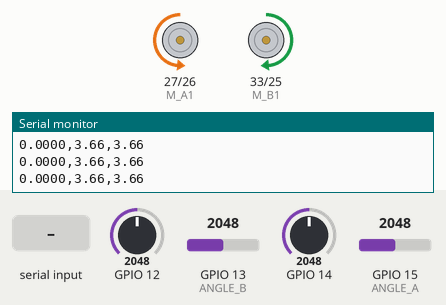
The program below on a simulated ESP32. Shown: motor-driver pin pairs drawn as motors (green arrow = first pin HIGH = forward, orange = second pin HIGH = backward, longer = more drive), the last lines printed to the serial monitor. Inputs (shaded band) come from the test bench; at power-on: GPIO 12 = 2048, GPIO 13 (ANGLE_B) = 2048, GPIO 14 = 2048, GPIO 15 (ANGLE_A) = 2048. EEPROM starts erased.

Above: at 1.2 s.
1.3 s: GPIO 12 set to 2866
4.3 s: GPIO 13 (ANGLE_B) set to 2866
At 5.1 s:
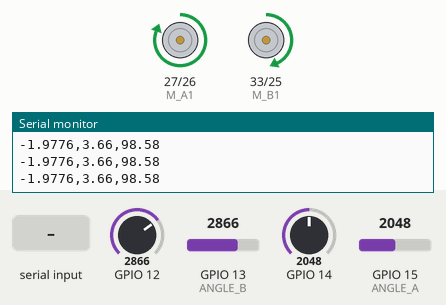
5.8 s: GPIO 14 set to 2866
At 8.1 s:
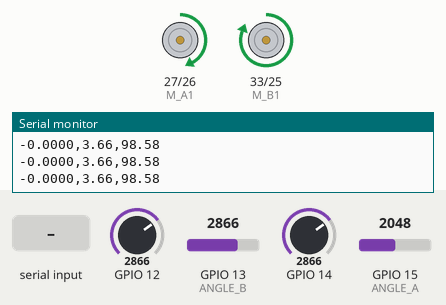
8.8 s: GPIO 15 (ANGLE_A) set to 2866
At 9.5 s:
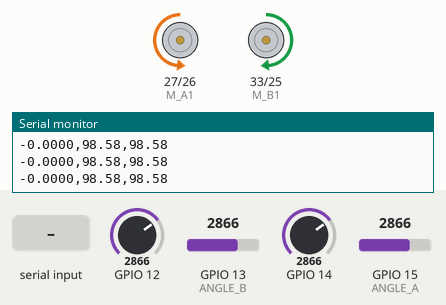
10.3 s: "P:90\n" received over Serial
11.8 s: GPIO 13 (ANGLE_B) set to 3972
At 13.0 s:
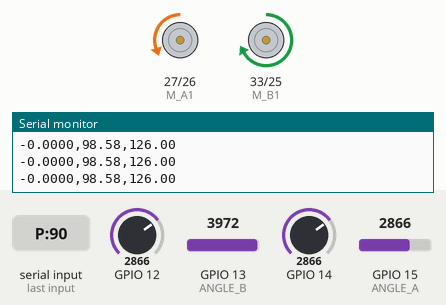
Timing chart, 0 to 14.3 s (numbered marks = the images above; inputs shaded):
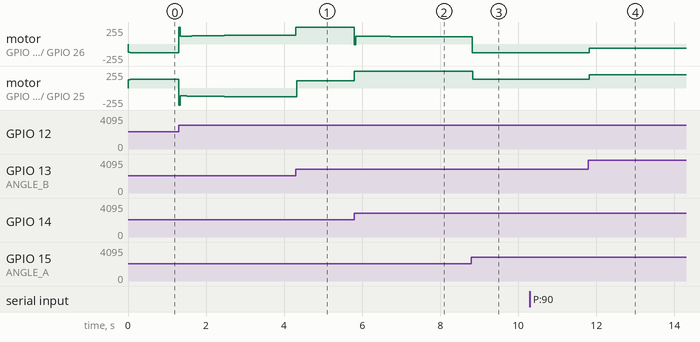

Measured:
- after the input at 4.3 s, motor on GPIO 27 (M_A1) / GPIO 26 (M_A2): forward 130/255 → forward 255/255 at once; motor on GPIO 33 (M_B1) / GPIO 25 (M_B2): backward 130/255 → forward 111/255 at once
- after the input at 5.8 s, motor on GPIO 33 (M_B1) / GPIO 25 (M_B2): forward 111/255 → forward 255/255 at once
- after the input at 8.8 s, motor on GPIO 27 (M_A1) / GPIO 26 (M_A2): forward 108/255 → backward 132/255 at once; motor on GPIO 33 (M_B1) / GPIO 25 (M_B2): forward 255/255 → forward 132/255 at once
- after the input at 11.8 s, motor on GPIO 27 (M_A1) / GPIO 26 (M_A2): backward 132/255 → backward 63/255 at once; motor on GPIO 33 (M_B1) / GPIO 25 (M_B2): forward 132/255 → forward 202/255 at once

The program:

main.cpp
```cpp
#include <Arduino.h>
#include "HAL.h"
#include "PIDManager.hpp"

PIDManager pidManager;

#define SYNC_GAIN 0.01f // 双电机同步控制增益

float Position_ref = 0.0f;
SemaphoreHandle_t xPositionMutex = NULL; // 互斥锁保护Position_ref

// 打印信息
void print_task(void *pvParameters)
{
  while (1)
  {
    float cur = current_read();
    Serial.print(cur, 4);
    Serial.print(",");
    Serial.print(angleA_read(), 2);
    Serial.print(",");
    Serial.println(angleB_read(), 2);

    vTaskDelay(pdMS_TO_TICKS(5));
  }
}

void control_task(void *pvParameters)
{
  const float dt = 0.001f;

  while (1)
  {
    float a = angleA_read();
    float b = angleB_read();

    float pos_fb = (a + b) / 2.0f;  // 夹爪当前开度
    float curr_fb = current_read(); // 当前电流反馈

    // 读取目标位置时使用互斥锁保护
    float pos_ref_local = 0.0f;
    if (xSemaphoreTake(xPositionMutex, portMAX_DELAY) == pdTRUE)
    {
      pos_ref_local = Position_ref;
      xSemaphoreGive(xPositionMutex);
    }

    float base = Gripper::gripperStep(
        pos_fb,
        pos_ref_local,
        dt,
        curr_fb);

    // 同步修正
    float diff = a - b;
    float sync = -SYNC_GAIN * diff;

    float dutyA = constrain(base + sync, -1.0f, 1.0f);
    float dutyB = constrain(base - sync, -1.0f, 1.0f);

    motorA_set_pwm(dutyA);
    motorB_set_pwm(dutyB);

    vTaskDelay(pdMS_TO_TICKS(1));
  }
}

// 串口命令处理任务
void serial_command_task(void *pvParameters)
{
  while (1)
  {
    if (Serial.available())
    {
      String msg = Serial.readStringUntil('\n'); // 读一行
      msg.trim();                                // 去掉换行和空格

      if (msg.startsWith("P:"))
      {
        String num = msg.substring(2); // 取冒号后面的部分
        float new_pos = num.toFloat(); // 转成 float

        // 更新目标位置时使用互斥锁保护
        if (xSemaphoreTake(xPositionMutex, portMAX_DELAY) == pdTRUE)
        {
          Position_ref = new_pos;
          xSemaphoreGive(xPositionMutex);
        }
      }
      else if (msg.indexOf(':') > 0)
      {
        int idx = msg.indexOf(':');
        String key = msg.substring(0, idx);
        String val = msg.substring(idx + 1);
        pidManager.setParam(key, val.toFloat());
        Serial.println("PID参数已更新");
      }
      else if (msg == "pid save")
      {
        pidManager.saveToNVS();
      }
      else if (msg == "pid show")
      {
        pidManager.show();
      }
      else
      {
        Serial.println("未知命令");
      }
    }

    vTaskDelay(pdMS_TO_TICKS(10)); // 防止任务占用过多CPU
  }
}

void setup()
{
  Serial.begin(115200);
  Serial.println("ESP32 串口双向通信已启动~");

  xPositionMutex = xSemaphoreCreateMutex();

  pidManager.begin();

  motor_init();
  current_init();
  angle_init();

  xTaskCreatePinnedToCore(
      print_task,   // 任务函数
      "Print_task", // 名字
      4096,         // 栈大小
      NULL,         // 参数
      2,            // 优先级
      NULL,         // 任务句柄
      1             // 核心ID
  );
  xTaskCreatePinnedToCore(
      control_task,
      "ControlTask",
      4096,
      NULL,
      3, // 控制任务优先级最高
      NULL,
      1);
  xTaskCreatePinnedToCore(
      serial_command_task,
      "SerialTask",
      4096,
      NULL,
      1, // 串口任务优先级最低
      NULL,
      0);
}

void loop()
{
  // loop函数留空，所有处理在RTOS任务中进行
  vTaskDelay(portMAX_DELAY);
}
```

KalmanFilter.hpp
```cpp
#pragma once

// Simple 1D Kalman filter (header-only)
// State: x (estimate), covariance: P
// Tunables: Q (process noise), R (measurement noise)
class KalmanFilter1D
{
public:
    KalmanFilter1D(float q = 1e-3f, float r = 1e-2f, float x0 = 0.0f, float p0 = 1.0f)
        : Q(q), R(r), x(x0), P(p0) {}

    // Update with measurement z and return filtered estimate
    float update(float z)
    {
        // Predict
        P += Q;
        // Innovation
        float S = P + R;
        float K = (S != 0.0f) ? (P / S) : 0.0f;
        // Correct
        x += K * (z - x);
        P *= (1.0f - K);
        return x;
    }

    void reset(float x0, float p0 = 1.0f)
    {
        x = x0;
        P = p0;
    }

    void setQ(float q) { Q = q; }
    void setR(float r) { R = r; }

    float getX() const { return x; }
    float getP() const { return P; }
    float getQ() const { return Q; }
    float getR() const { return R; }

private:
    float Q; // process noise covariance
    float R; // measurement noise covariance
    float x; // state estimate
    float P; // estimate covariance
};
```

PID.hpp
```cpp
#pragma once

namespace Gripper
{
    class PID
    {
    public:
        PID(float kp, float ki, float kd, float out_min, float out_max)
            : kp_(kp), ki_(ki), kd_(kd),
              out_min_(out_min), out_max_(out_max),
              prev_err_(0.0f), integral_(0.0f),
              integral_max_(0.5f) {} // 默认积分限幅

        float update(float ref, float fb, float dt)
        {
            // 防止除零
            if (dt <= 0.0f)
            {
                return 0.0f;
            }

            float err = ref - fb;

            // 积分项限幅（抗饱和）
            integral_ += err * dt;
            if (integral_ > integral_max_)
                integral_ = integral_max_;
            if (integral_ < -integral_max_)
                integral_ = -integral_max_;

            float derivative = (err - prev_err_) / dt;

            float out = kp_ * err + ki_ * integral_ + kd_ * derivative;

            // 输出限幅
            if (out > out_max_)
                out = out_max_;
            if (out < out_min_)
                out = out_min_;

            prev_err_ = err;
            return out;
        }

        void reset()
        {
            integral_ = 0.0f;
            prev_err_ = 0.0f;
        }

        void setIntegralMax(float max_val)
        {
            integral_max_ = max_val;
        }

        void setParam(float kp, float ki, float kd)
        {
            kp_ = kp;
            ki_ = ki;
            kd_ = kd;
        }

    private:
        float kp_, ki_, kd_;
        float out_min_, out_max_;
        float prev_err_;
        float integral_;
        float integral_max_; // 积分限幅值
    };

} // namespace Gripper
```

PIDGripper.hpp
```cpp
#pragma once

#include "PID.hpp"

namespace Gripper
{
    static PID posPID(0.1f, 0.05f, 0.001f, -1.0f, 1.0f);
    static PID currPID(1.0f, 0.05f, 0.02f, -1.0f, 1.0f);

    float gripperStep(float pos_fb, float pos_ref, float dt, float curr_fb)
    {
        float curr_ref = posPID.update(pos_ref, pos_fb, dt);
        float pwm_duty = currPID.update(curr_ref, curr_fb, dt);
        return pwm_duty;
    }
} // namespace Gripper
```

PIDManager.hpp
```cpp
#pragma once
#include <Arduino.h>
#include <Preferences.h>
#include "PIDGripper.hpp"

class PIDManager
{
public:
    struct Param
    {
        float kp;
        float ki;
        float kd;
    };

    PIDManager()
    {
        xPIDMutex = xSemaphoreCreateMutex();
    }

    void begin()
    {
        loadFromNVS();
    }

    // 线程安全更新参数
    void setParam(const String &key, float value)
    {
        if (xSemaphoreTake(xPIDMutex, portMAX_DELAY) == pdTRUE)
        {
            bool updated = true;

            if (key == "posP")
                posParam.kp = value;
            else if (key == "posI")
                posParam.ki = value;
            else if (key == "posD")
                posParam.kd = value;
            else if (key == "currP")
                currParam.kp = value;
            else if (key == "currI")
                currParam.ki = value;
            else if (key == "currD")
                currParam.kd = value;
            else
                updated = false;

            if (updated)
                applyToPIDObjects();

            xSemaphoreGive(xPIDMutex);
        }
    }

    // 显示到串口
    void show()
    {
        Serial.printf("POS: kp=%.3f ki=%.3f kd=%.3f\n",
                      posParam.kp, posParam.ki, posParam.kd);
        Serial.printf("CUR: kp=%.3f ki=%.3f kd=%.3f\n",
                      currParam.kp, currParam.ki, currParam.kd);
    }

    // 保存到 NVS
    void saveToNVS()
    {
        prefs.begin("pid", false);
        prefs.putFloat("pos_kp", posParam.kp);
        prefs.putFloat("pos_ki", posParam.ki);
        prefs.putFloat("pos_kd", posParam.kd);
        prefs.putFloat("curr_kp", currParam.kp);
        prefs.putFloat("curr_ki", currParam.ki);
        prefs.putFloat("curr_kd", currParam.kd);
        prefs.end();
        Serial.println("PID 已保存到 NVS");
    }

private:
    Preferences prefs;
    SemaphoreHandle_t xPIDMutex;
    Param posParam{0.5f, 0.5f, 0.01f};
    Param currParam{0.5f, 0.05f, 0.02f};

    void loadFromNVS()
    {
        prefs.begin("pid", true);
        posParam.kp = prefs.getFloat("pos_kp", posParam.kp);
        posParam.ki = prefs.getFloat("pos_ki", posParam.ki);
        posParam.kd = prefs.getFloat("pos_kd", posParam.kd);
        currParam.kp = prefs.getFloat("curr_kp", currParam.kp);
        currParam.ki = prefs.getFloat("curr_ki", currParam.ki);
        currParam.kd = prefs.getFloat("curr_kd", currParam.kd);
        prefs.end();
        Serial.println("PID 参数已从 NVS 读取");
        applyToPIDObjects();
    }

    void applyToPIDObjects()
    {
        // 将参数应用到 Gripper 模块的 PID 对象
        Gripper::posPID.setParam(posParam.kp, posParam.ki, posParam.kd);
        Gripper::currPID.setParam(currParam.kp, currParam.ki, currParam.kd);
    }
};
```

HAL.h
```cpp
#pragma once

#include <Arduino.h>

/* HAL_Motor 电机控制 */
void motor_init();
void motorA_set_pwm(float duty);
void motorB_set_pwm(float duty);
void motor_stop();

/* HAL_Current 电流检测 */
void current_init(void);
float current_read(void);

/* HAL_Angle 角度检测 */
void angle_init(void);
float angleA_read(void);
float angleB_read(void);
```

HAL_Angle.cpp
```cpp
#include "HAL.h"
#include "KalmanFilter.hpp"

#define ADC_MAX 4095.0f    // 12位ADC最大值
#define VREF 3.3f          // ADC最大量程
#define POT_VMAX 2.5f      // 电位器供电电压
#define ANGLE_RANGE 360.0f // 角度行程

#define ANGLE_OFFSET 234.0f // 角度偏移量
/*
    角度偏移量ANGLE_OFFSET将夹爪开合至共线时的角度补偿为0°
    夹紧过程中两臂平行时的角度补偿为90°
    这个值需要根据实际机械结构调试获得
*/

#define ANGLE_A 15
#define ANGLE_B 13

// 初始化ADC引脚
void angle_init(void)
{
    analogSetPinAttenuation(ANGLE_A, ADC_11db);
    analogSetPinAttenuation(ANGLE_B, ADC_11db);
}

// 电机A角度读取，单位：度
float angleA_read(void)
{
    int raw = analogRead(ANGLE_A);

    float v = raw / ADC_MAX * VREF;

    // 限制不超过电位器供电
    if (v < 0)
        v = 0;
    if (v > POT_VMAX)
        v = POT_VMAX;

    float angle = v / POT_VMAX * ANGLE_RANGE; // 比例换算成角度

    // 使用静态卡尔曼滤波器平滑角度读数
    static KalmanFilter1D kf(1e-3f, 1e-2f, 0.0f, 1.0f);
    float Af = kf.update(angle);
    return Af - ANGLE_OFFSET; // 减去偏移量
}

// 电机B角度读取，单位：度
float angleB_read(void)
{
    int raw = analogRead(ANGLE_B);

    float v = raw / ADC_MAX * VREF;

    if (v < 0)
        v = 0;
    if (v > POT_VMAX)
        v = POT_VMAX;

    float angle = v / POT_VMAX * ANGLE_RANGE; // 比例换算成角度

    // 使用静态卡尔曼滤波器平滑角度读数
    static KalmanFilter1D kf(1e-3f, 1e-2f, 0.0f, 1.0f);
    float Af = kf.update(angle);

    return Af - ANGLE_OFFSET; // 减去偏移量
}

// 打印角度信息，测试用
void angle_task(void *pvParameters)
{
    while (1)
    {
        Serial.print("AngleA = ");
        Serial.print(angleA_read());
        Serial.print("; AngleB = ");
        Serial.println(angleB_read());

        vTaskDelay(pdMS_TO_TICKS(100));
    }
}
```

HAL_Current.cpp
```cpp
#include "HAL.h"
#include "KalmanFilter.hpp"

// 电流检测ADC引脚初始化
void current_init(void)
{
  // 设置 ADC 量程（≈3.3V）
  analogSetPinAttenuation(14, ADC_11db);
  analogSetPinAttenuation(12, ADC_11db);

  // 初始化电流卡尔曼滤波器（参数可按需要调整）
  // 这里不重置x，以便启动后快速依赖测量收敛
}

// 读取电流值，单位：安培
float current_read(void)
{
  int raw14 = analogRead(14);
  int raw12 = analogRead(12);

  float I = ((raw14 - raw12) * 3.0f) / 4095.0f * 3.3f;

  // 使用静态卡尔曼滤波器平滑电流读数
  static KalmanFilter1D kf(1e-3f, 1e-2f, 0.0f, 1.0f);
  float If = kf.update(I);
  return If;
}

// 电流检测任务，每100ms打印一次电流值，测试用
void current_task(void *pvParameters)
{
  while (1)
  {
    float cur = current_read();
    Serial.print("Current = ");
    Serial.print(cur, 4); // 保留4位小数
    Serial.println(" A");

    vTaskDelay(pdMS_TO_TICKS(100)); // 100ms 一次
  }
}
```

HAL_Motor.cpp
```cpp
#include "HAL.h"

// 电机控制引脚定义
#define M_A1 27 // 置高这个脚，A电机正转
#define M_A2 26
#define M_B1 33 // 置高这个脚，B电机正转
#define M_B2 25

// 电机 PWM 通道定义
#define M_A1_CH 0
#define M_A2_CH 1
#define M_B1_CH 2
#define M_B2_CH 3

// PWM参数定义
#define PWM_FREQ 20000    // PWM频率: 20kHz
#define PWM_RESOLUTION 8  // PWM分辨率: 8位 (0~255)
#define PWM_MAX_VALUE 255 // PWM最大值

// 初始化电机控制 PWM
void motor_init()
{
    // 电机 A
    ledcSetup(M_A1_CH, PWM_FREQ, PWM_RESOLUTION);
    ledcAttachPin(M_A1, M_A1_CH);

    ledcSetup(M_A2_CH, PWM_FREQ, PWM_RESOLUTION);
    ledcAttachPin(M_A2, M_A2_CH);

    // 电机 B
    ledcSetup(M_B1_CH, PWM_FREQ, PWM_RESOLUTION);
    ledcAttachPin(M_B1, M_B1_CH);

    ledcSetup(M_B2_CH, PWM_FREQ, PWM_RESOLUTION);
    ledcAttachPin(M_B2, M_B2_CH);

    motor_stop();
}

// 设置电机 A 占空比
// duty -1.0 ~ 1.0
// 不考虑正反转，正值夹紧，负值放松
void motorA_set_pwm(float duty)
{
    duty = constrain(duty, -1.0f, 1.0f);

    if (duty >= 0)
    {
        ledcWrite(M_A1_CH, duty * PWM_MAX_VALUE);
        ledcWrite(M_A2_CH, 0);
    }
    else
    {
        ledcWrite(M_A1_CH, 0);
        ledcWrite(M_A2_CH, -duty * PWM_MAX_VALUE);
    }
}

// 设置电机 B 占空比
// duty -1.0 ~ 1.0
// 不考虑正反转，正值夹紧，负值放松
void motorB_set_pwm(float duty)
{
    duty = constrain(duty, -1.0f, 1.0f);

    if (duty >= 0)
    {
        ledcWrite(M_B1_CH, 0);
        ledcWrite(M_B2_CH, duty * PWM_MAX_VALUE);
    }
    else
    {
        ledcWrite(M_B1_CH, -duty * PWM_MAX_VALUE);
        ledcWrite(M_B2_CH, 0);
    }
}

// 停止
void motor_stop()
{
    ledcWrite(M_A1_CH, 0);
    ledcWrite(M_A2_CH, 0);
    ledcWrite(M_B1_CH, 0);
    ledcWrite(M_B2_CH, 0);
}
```
